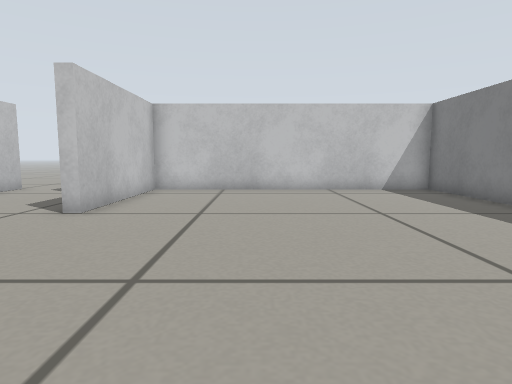
[1] (above)

12 first-person views from a walk through a robot-simulator world made for Gazebo. The camera is 0.31 m above the floor, tilts 6° down and sees 75° across. The floor is counted in squares, 0.25 m on a side. Each view is taken from the middle of a square. On the plan, view 1 faces up. The plan holds only what a view shows up to about 14 squares ahead; the rest is blank.

[2]
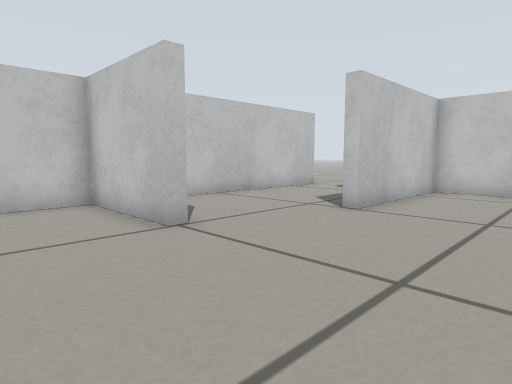

[3]
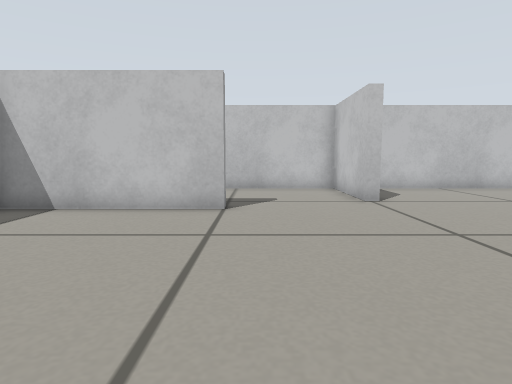

[4]
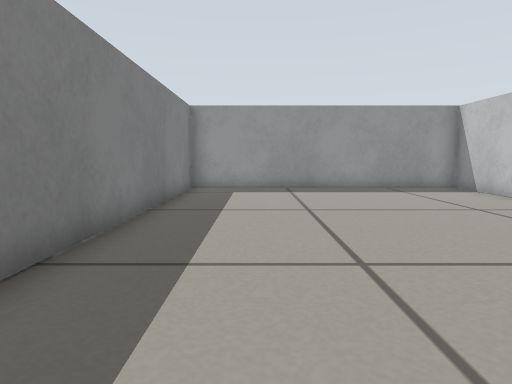

[5]
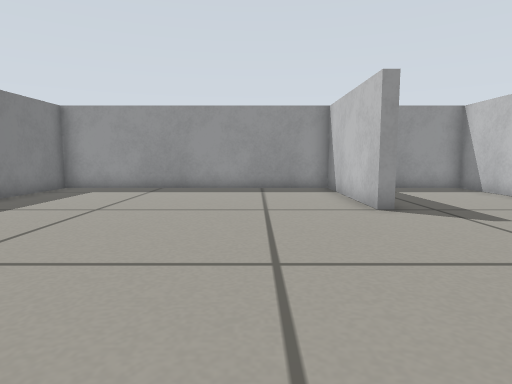

[6]
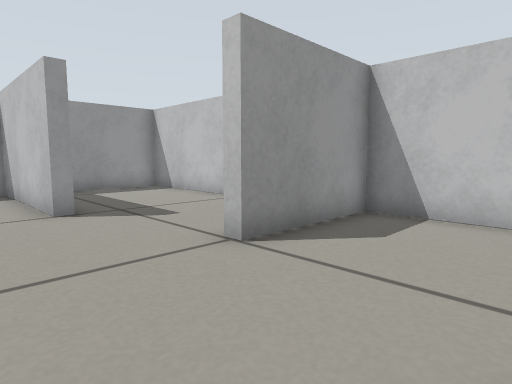

[7]
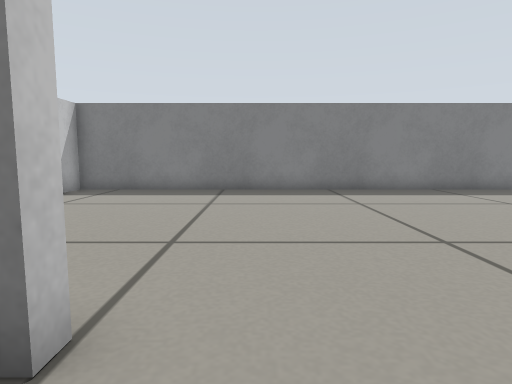

[8]
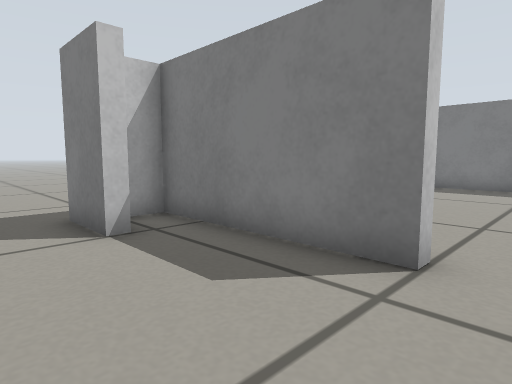

[9]
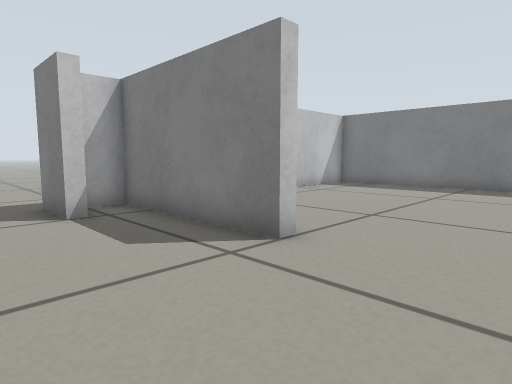

[10]
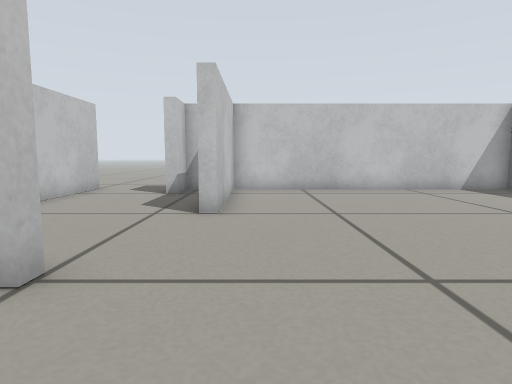

[11]
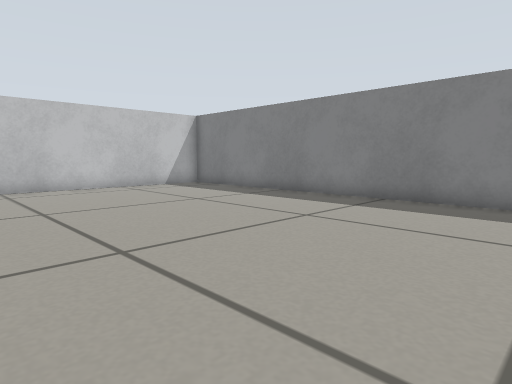

[12]
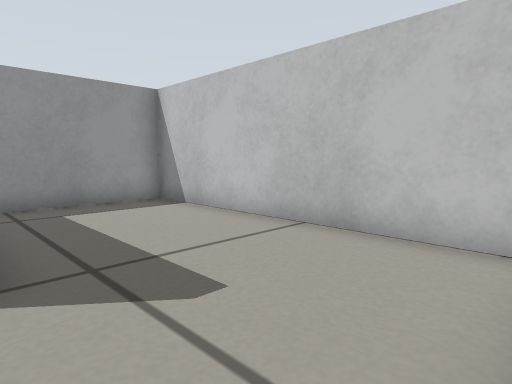

### Floor plan
Points are (right, up) in squares from view 1. A wall is a line through its corners. A room is listed if a view was taken in it or the views show most of it. See-through windows are left out.
Room 1 (views 1, 2, 3, 4, 5, 6, 7, 8, 9, 10, 11, 12)
walls: (-4.4, -0.7) (-3.8, -0.7) (-3.8, -6.1) (6.6, -6.2) (6.6, 12.6) (-3.8, 12.7) (-3.8, 7.2) (-4.2, 7.2) (-4.2, 12.7) (-5.6, 12.7) (-5.6, 11.2) (-6, 11.2); (-9.1, 11.4) (-9.1, 3.5) (-5.2, 3.5) (-5.2, 3.1) (-9.1, 3.1) (-9.1, -6.1) (-5.1, -6.1)
ways out: opening at (-7.5, 12)

Positions as (right, up) in squares from view 1, and headings:
1: (0, 0), facing up
2: (0, 0), facing up-left
3: (4, 0), facing left
4: (4, 7), facing down
5: (-1, 7), facing down
6: (-2, 7), facing down-left
7: (-6, 6), facing right
8: (-8, 6), facing up-right
9: (-8, 4), facing up-right
10: (-3, 0), facing up
11: (-3, -1), facing up-right
12: (-4, 3), facing down-left
